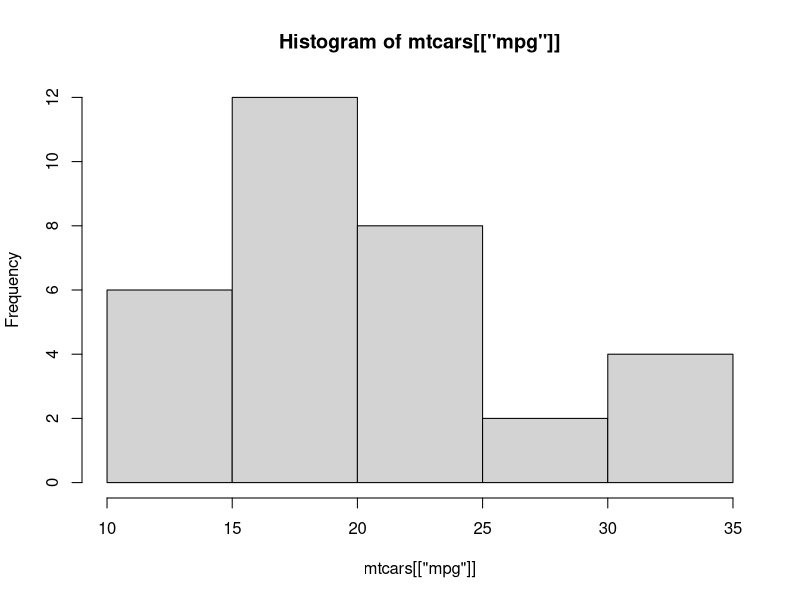

This figure's R source:
## ---- chunk 1
knitr::opts_chunk$set(
  fig.align = "center"
)
library(magrittr)
## ---- chunk 2
tibble::tribble(~Função, ~`Saída`,
                "plotOutput()", "Gráficos",
                "tableOutput()", "Tabelas",
                "textOutput()", "Textos") %>%
  knitr::kable(format = "html")
## ---- chunk 3
tibble::tribble(~`*Output()`, ~`render*()`,
                "plotOutput()", "renderPlot()",
                "tableOutput()", "renderTable()",
                "textOutput()", "renderText()") %>%
  knitr::kable(format = "html")
## ---- chunk 4
mtcars[["mpg"]]

hist(mtcars[["mpg"]])
